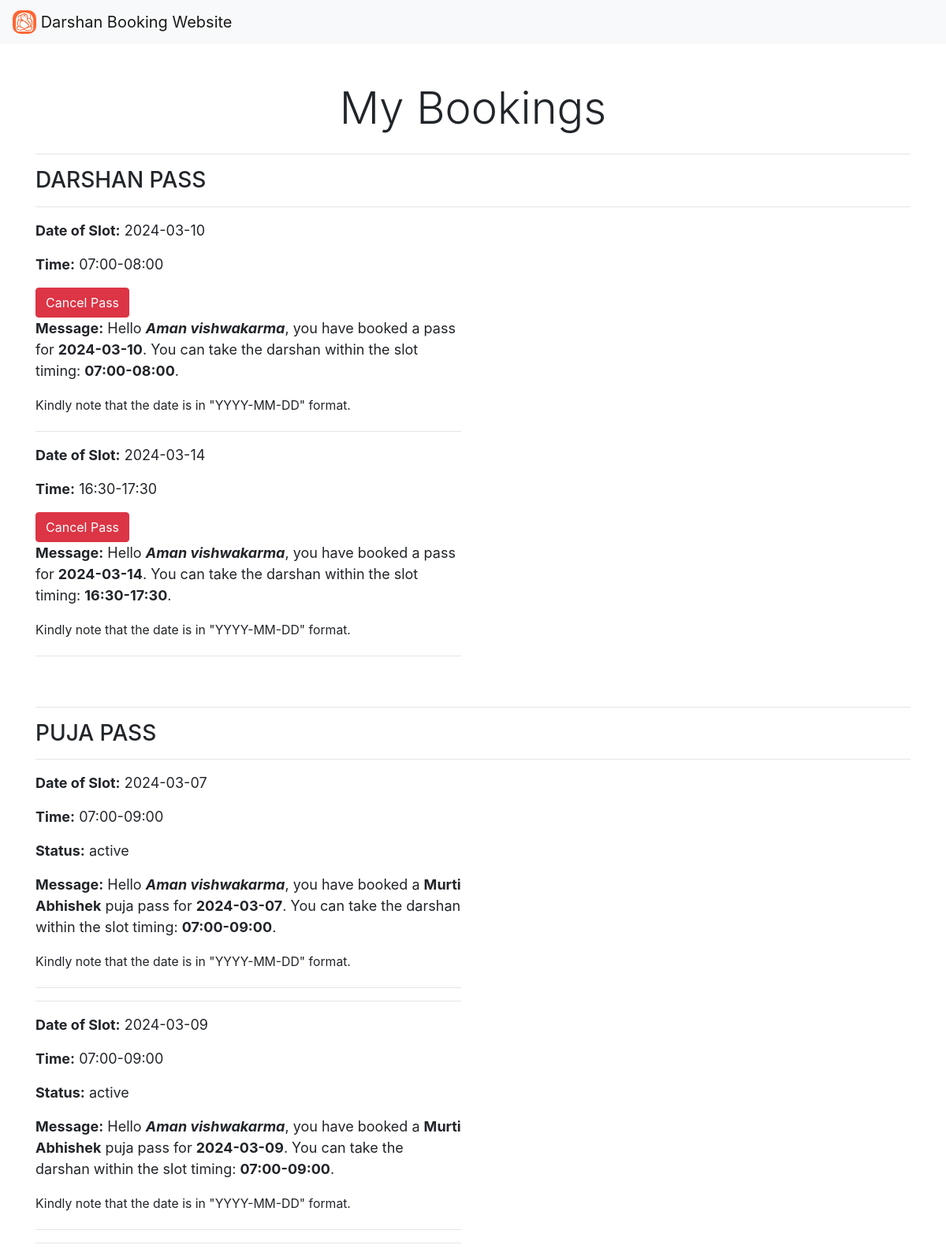
/mybooking.php (signed in), run on the app's committed database.
### tables this page shows
CREATE TABLE `darshanpass` (
  `id` int(250) NOT NULL,
  `date` varchar(255) NOT NULL,
  `Time` varchar(255) NOT NULL,
  `person` varchar(250) NOT NULL,
  `userid` int(250) NOT NULL,
  `status` varchar(250) NOT NULL
);

CREATE TABLE `registration` (
  `id` int(25) NOT NULL,
  `Fullname` varchar(50) NOT NULL,
  `phone_no` varchar(10) NOT NULL,
  `email` varchar(60) NOT NULL,
  `password` varchar(250) NOT NULL
);

CREATE TABLE `pujapass` (
  `id` int(250) NOT NULL,
  `date` varchar(255) NOT NULL,
  `Time` varchar(255) NOT NULL,
  `Type` varchar(250) NOT NULL,
  `person` varchar(250) NOT NULL,
  `userid` int(255) NOT NULL,
  `status` varchar(250) NOT NULL
);

### mybooking.php (the view, shortened to what this page needs)
<?php
require_once "connect.php";
$userEmail = $_SESSION['email'];
$query = "SELECT * FROM registration WHERE email = '$userEmail'";
$result1 = mysqli_query($conn, $query);
$userData = mysqli_fetch_assoc($result1);
$userId = $userData['id'];
$todayDate = date('Y-m-d');
$cancelDarshanQuery = "UPDATE darshanpass SET status = 'cancelled' WHERE userid = $userId AND date < '$todayDate' AND status = 'active'";
mysqli_query($conn, $cancelDarshanQuery);
$darshanPassesQuery = "SELECT * FROM darshanpass WHERE userid = $userId AND (date >= '$todayDate' OR status = 'active') ORDER BY date ASC";
$darshanPassesResult = mysqli_query($conn, $darshanPassesQuery);
$cancelPujaQuery = "UPDATE pujapass SET status = 'cancelled' WHERE userid = $userId AND date < '$todayDate' AND status = 'active'";
mysqli_query($conn, $cancelPujaQuery);
$pujaPassesQuery = "SELECT * FROM pujapass WHERE userid = $userId AND (date >= '$todayDate' OR status = 'active') ORDER BY date ASC";
$pujaPassesResult = mysqli_query($conn, $pujaPassesQuery);
?>
<!doctype html>
<html lang="en">
<head>
    <link rel="stylesheet" href="https://cdn.jsdelivr.net/npm/bootstrap@4.6.2/dist/css/bootstrap.min.css"
>
</head>
<body>
    <nav class="navbar navbar-light bg-light">
        <a class="navbar-brand" href="home.php">
            <img src="img/logo1.jpg" style="border-radius: 10px;" width="30" height="30" class="d-inline-block align-top"
                alt="">
            Darshan Booking Website
        </a>
    </nav>
    <div class="container mt-5">
        <h3 class="display-4 text-center mb-4">My Bookings</h3><hr>
        <h3>DARSHAN PASS</h3> <hr>
        <?php if (mysqli_num_rows($darshanPassesResult) > 0) { ?>
        <?php while ($pass = mysqli_fetch_assoc($darshanPassesResult)) { ?>
        <?php if ($pass['status'] == 'active') { ?>
        <div class="row">
            <div class="col-md-6">
                <div class="pass-info">
              <p><strong>Date of Slot:</strong> <?php echo $pass['date']; ?></p>
                    <p><strong>Time:</strong> <?php echo $pass['Time']; ?></p>
                    <form id="cancel-form-<?php echo $pass['id']; ?>" action="cancel_pass.php" method="post">
                        <button type="button" class="btn btn-danger" onclick="confirmCancel(<?php echo $pass['id']; ?>)">Cancel Pass</button>
                    </form>
                    <p><strong>Message:</strong> Hello <b><i><?php echo $userData['Fullname']; ?></i></b>, you have booked a pass for <b><?php echo $pass['date']; ?></b>. You can take the darshan within the slot timing: <b><?php echo $pass['Time']; ?></b>.</p>
                    <small>Kindly note that the date is in "YYYY-MM-DD" format.</small>
                </div><hr>
            </div>
        </div>
        <?php } ?>
        <?php } ?>
        <?php } ?>
    </div>
    <div class="container mt-5">
       <hr> <h3>PUJA PASS</h3><hr>
        <?php if (mysqli_num_rows($pujaPassesResult) > 0) { ?>
        <?php while ($pass = mysqli_fetch_assoc($pujaPassesResult)) { ?>
        <?php if ($pass['status'] == 'active') { ?>
        <div class="row">
            <div class="col-md-6">
            <div class="pass-info">
    <p><strong>Date of Slot:</strong> <?php echo $pass['date']; ?></p>
    <p><strong>Time:</strong> <?php echo $pass['Time']; ?></p>
    <p><strong>Status:</strong> <?php echo $pass['status']; ?></p>
    <p><strong>Message:</strong> Hello <b><i><?php echo $userData['Fullname']; ?></i></b>, you have booked a <b><?php echo $pass['Type']; ?></b> puja pass for <b><?php echo $pass['date']; ?></b>. You can take the darshan within the slot timing: <b><?php echo $pass['Time']; ?></b>.</p>
    <small>Kindly note that the date is in "YYYY-MM-DD" format.</small>
</div><hr>
<hr>
            </div>
        </div>
        <?php } ?>
        <?php } ?>
        <?php } ?>
    </div>
</body>
</html>

### mybooking.php (style rules this page uses)
.pass-info { font-size: 18px; margin-bottom: 20px; }

### data on the page
darshanpass: date "2024-03-10", Time "07:00-08:00", userid.Fullname "Aman vishwakarma"
darshanpass: date "2024-03-14", Time "16:30-17:30", userid.Fullname "Aman vishwakarma"
pujapass: date "2024-03-07", Time "07:00-09:00", status "active", userid.Fullname "Aman vishwakarma", Type "Murti Abhishek"
pujapass: date "2024-03-09", Time "07:00-09:00", status "active", userid.Fullname "Aman vishwakarma", Type "Murti Abhishek"
